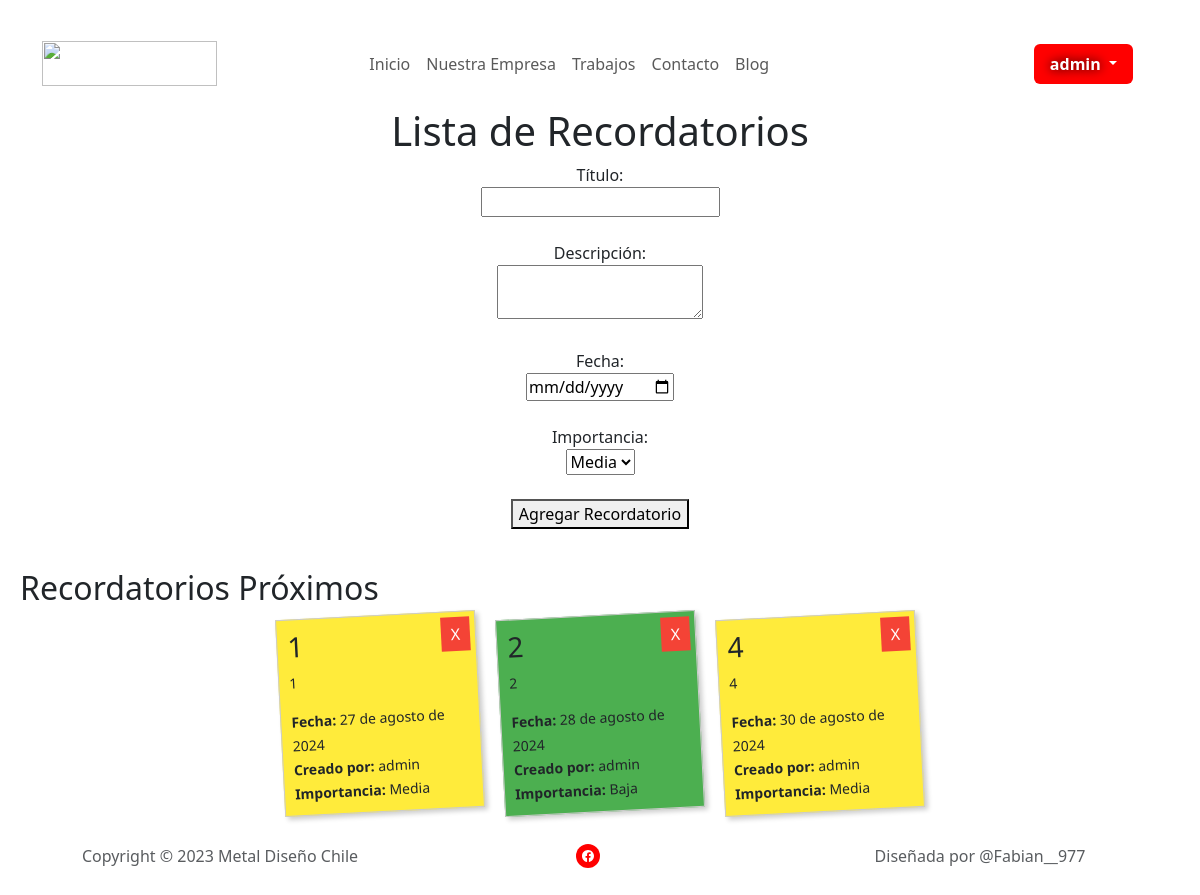
The page /recordatorios/ (signed in) on the database its author committed.
### myapp/models.py (models this page shows, shortened)
class Recordatorio(models.Model):
    IMPORTANCIA_CHOICES = [
        ('Baja', 'Baja'),
        ('Media', 'Media'),
        ('Alta', 'Alta'),
    ]
    titulo = models.CharField(max_length=255)
    descripcion = models.TextField()
    fecha = models.DateField()
    creado_en = models.DateTimeField(auto_now_add=True)
    usuario = models.ForeignKey(User, on_delete=models.CASCADE)
    importancia = models.CharField(max_length=5, choices=IMPORTANCIA_CHOICES, default='Media')  # Campo de importancia

### myapp/views.py (the view, shortened to what this page needs)
# urls.py: path('recordatorios/', views.lista_recordatorios, name='lista_recordatorios'),
@login_required
def lista_recordatorios(request):
    recordatorios = Recordatorio.objects.filter(fecha__gte=timezone.now()).order_by('fecha')
    return render(request, 'myapp/recordatorios/lista_recordatorios.html', {'recordatorios': recordatorios})

### myapp/templates/myapp/recordatorios/lista_recordatorios.html (shortened to what this page needs)
<!DOCTYPE html>
<html lang="es">
<head>
    {% load static %}
</head>
<body>
    {% include 'includes/_navbar.html' %}
    <h1>Lista de Recordatorios</h1>
    <div class="form-container">
        <form method="POST">
            <label for="titulo">Título:</label><br>
            <input type="text" id="titulo" name="titulo" required><br><br>
            <label for="descripcion">Descripción:</label><br>
            <textarea id="descripcion" name="descripcion" required></textarea><br><br>
            <label for="fecha">Fecha:</label><br>
            <input type="date" id="fecha" name="fecha" required><br><br>
            <label for="importancia">Importancia:</label><br>
            <select id="importancia" name="importancia" required>
                <option value="Media" selected>Media</option>
            </select><br><br>
            <button type="submit">Agregar Recordatorio</button>
        </form>
    </div>
    <h2>Recordatorios Próximos</h2>
    <div class="post-it-container">
        {% for recordatorio in recordatorios %}
        <div class="post-it {% if recordatorio.importancia == 'Alta' %}alta{% elif recordatorio.importancia == 'Media' %}media{% else %}baja{% endif %}">
            <button onclick="document.getElementById('delete-form-{{ recordatorio.id }}').submit();">X</button>
            <h3>{{ recordatorio.titulo }}</h3>
            <p>{{ recordatorio.descripcion }}</p>
            <small><strong>Fecha:</strong> {{ recordatorio.fecha }}</small><br>
            <small><strong>Creado por:</strong> {{ recordatorio.usuario.username }}</small><br>
            <small><strong>Importancia:</strong> {{ recordatorio.importancia }}</small>
        </div>
        {% endfor %}
    </div>
    {% include 'includes/_footer.html' %}
</body>
</html>

### myapp/templates/includes/_navbar.html (shortened to what this page needs)
{% load static %}
<link rel="stylesheet" href="{% static 'bootstrap/css/bootstrap.min.css' %}">
      <link rel="stylesheet" href="{% static 'css/Hero-Clean-images.css' %}">
      <link rel="stylesheet" href="{% static 'css/Navbar-Centered-Links-icons.css' %}">
      <link rel="stylesheet" href="{% static 'css/Pricing-Yearly--Monthly-badges.css' %}">
      <link rel="stylesheet" href="{% static 'css/style.css' %}">
<nav class="navbar navbar-expand-md bg-body py-3">
    <div class="container">
       <a class="navbar-brand d-flex align-items-center" href="{% url 'home' %}">
       <img src="{% static 'img/logo%20metal%20sin%20fondo2.png' %}" style="width: 175px;height: 45px;">
       </a>
       <div class="collapse navbar-collapse" id="navcol-3" style="margin-right: 25px;">
          <ul class="navbar-nav mx-auto">
             <li class="nav-item"><a class="nav-link" href="{% url 'home' %}">Inicio</a></li>
             <li class="nav-item"><a class="nav-link" href="{% url 'empresa' %}">Nuestra Empresa</a></li>
             <li class="nav-item"><a class="nav-link" href="{% url 'trabajos' %}">Trabajos</a></li>
             <li class="nav-item"><a class="nav-link" href="{% url 'contacto' %}">Contacto</a></li>
             <li class="nav-item"><a class="nav-link" href="{% url 'blog' %}">Blog</a></li>
          </ul>
          {% if user.is_authenticated %}
          <div class="dropdown ms-auto">
             <button class="btn btn-primary dropdown-toggle" type="button" id="dropdownMenuButton" data-bs-toggle="dropdown" aria-expanded="false">
             {{ user.username }}
             </button>
          </div>
          {% else %}
          <a href="{% url 'login' %}">
          <button class="btn btn-primary me-2 py-2 px-4" type="button" style="background: #FF0000; font-weight: bold; text-shadow: 0px 0px 11px var(--bs-emphasis-color); border-style: none; font-size: 16px;">
          <strong>Login</strong>
          </button>
          </a>
          {% endif %}
       </div>
    </div>
 </nav>

### myapp/static/css/style.css (style rules this page uses)
.btn-primary.dropdown-toggle { background-color: #FF0000; border-color: #FF0000; font-weight: bold; text-shadow: 0px 0px 11px var(--bs-emphasis-color); border-style: none; font-size: 16px; }
.btn-primary { background-color: #FF0000; border-color: #FF0000; font-weight: bold; text-shadow: 0px 0px 11px var(--bs-emphasis-color); border-style: none; font-size: 16px; color: #ffffff; padding: 0.5rem 1rem; border-radius: 0.375rem; transition: background-color 0.2s, border-color 0.2s; }

### myapp/templates/myapp/recordatorios/lista_recordatorios.html (style rules this page uses)
body { font-family: Arial, sans-serif; background-color: #f4f4f4; margin: 0; padding: 20px; }
h1 { text-align: center; margin-bottom: 20px; }
.form-container { margin-bottom: 40px; text-align: center; }
.post-it-container { display: flex; flex-wrap: wrap; justify-content: center; gap: 20px; }
.post-it { width: 200px; min-height: 150px; padding: 10px; box-shadow: 3px 3px 5px rgba(0, 0, 0, 0.2); border: 1px solid #ccc; transform: rotate(-3deg); position: relative; }
.post-it h3 { margin-top: 0; }
.post-it p { font-size: 14px; }
.post-it button { background-color: #f44336; color: white; border: none; padding: 5px 10px; position: absolute; top: 5px; right: 5px; cursor: pointer; }
.post-it.baja { background-color: #4caf50; }
.post-it.media { background-color: #ffeb3b; }

### rows shown on the page
Recordatorio: titulo "1", descripcion "1", fecha "27 de agosto de 2024", usuario.username "admin", importancia "Media"
Recordatorio: titulo "2", descripcion "2", fecha "28 de agosto de 2024", usuario.username "admin", importancia "Baja"
Recordatorio: titulo "4", descripcion "4", fecha "30 de agosto de 2024", usuario.username "admin", importancia "Media"

### other values the page prints
{{ user.username }} "admin"
